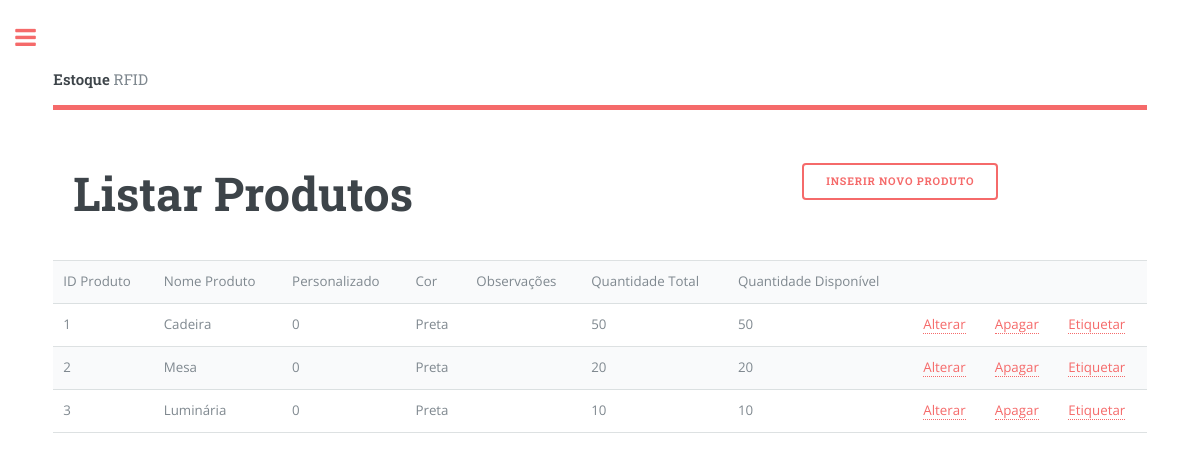
Screenshot of /produto_listar.php with the database file from the repository.
### tables this page shows
create table tbProduto (
	idProduto int NOT NULL AUTO_INCREMENT,
	nomeProd varchar (30) NOT NULL,
	personalizado  bit NOT NULL,
	cor  varchar (15) NOT NULL,
	obs  varchar (50),
	quantTotal int NOT NULL,
	quantDisponivel int NOT NULL,
	CONSTRAINT PK_IDPRODUTO PRIMARY KEY (idProduto)
);

### Model/Produto.php (called while the page is built, shortened)
<?php
class Produto {
  	private $idProduto;
    public function getIdProduto() {
        return $this->idProduto;
    }
}
?>

### Controller/ProdutoController.php (called while the page is built, shortened)
<?php
include_once "Model/Conexao.php";
class ProdutoController
{
    public function __construct(Conexao $db)
    {
        $this->db = $db;
    }
    public function Listar(Produto $produto) {
        if ($produto->getIdProduto() == NULL) {
           $SQL = $this->db->getConection()->query("SELECT * FROM tbProduto");
           return $SQL;
        } else {
           $SQL = $this->db->getConection()->query("SELECT * FROM tbProduto WHERE idProduto ='".$produto->getIdProduto()."'");
           return $SQL;
        }
     }
}
?>

### Model/Conexao.php (called while the page is built, shortened)
<?php
class Conexao
{
	private $host = "localhost";
	private $username = "root";
	private $password = "";
	private $database = "bd_rfid";
	private $conexao = null;
	public function getConection()
	{
		return $this->conexao;
	}
	private function conect()
	{
		$this->conexao = mysqli_connect(
			$this->host,
			$this->username,
			$this->password,
			$this->database
		);
	}
}

### produto_listar.php (the view, shortened to what this page needs)
<?php
include_once "Model/Conexao.php";
include_once "Model/Produto.php";
include_once "Controller/ProdutoController.php";
?>
<?php include_once 'header.php'; ?>
					<section>
						<header class="main">
							<div class="row">
								<div class="col-8">
									<h1>Listar Produtos</h1>
								</div>
								<div class="col-4">
									<a class="button" href="produto_inserir.php">Inserir Novo Produto</a>
									</div>
							</div>
						</header>
						<center>
							<table border=0>
								<tr>
									<td>ID Produto</td>
									<td>Nome Produto</td>
									<td>Personalizado</td>
									<td>Cor</td>
									<td>Observações</td>
									<td>Quantidade Total</td>
									<td>Quantidade Disponível</td>
									<td> </td>
									<td> </td>
									<td> </td>
								</tr>
								<?php
									$cn = new Conexao();
									$cp = new Produto();
									$pc = new ProdutoController($cn);
									$query = $pc->Listar($cp);
									while($reg = $query->fetch_array()) {
								?>
								<tr>
									<td> <?=$reg["idProduto"];?> </td>
									<td> <?=$reg["nomeProd"];?> </td>
									<td> <?=$reg["personalizado"];?> </td>
									<td> <?=$reg["cor"];?> </td>
									<td> <?=$reg["obs"];?> </td>
									<td> <?=$reg["quantTotal"];?> </td>
									<td> <?=$reg["quantDisponivel"];?> </td>
									<center>
										<td> <a href="produto_alterar.php?idProduto=<?=$reg["idProduto"];?>">Alterar</a> </td>
										<td> <a href="?idProduto=<?=$reg["idProduto"];?>&apagar=1">Apagar</a> </td>
										<td> <a href="produto_etiquetar.php?idProduto=<?=$reg["idProduto"];?>">Etiquetar</a> </td>
									</center>
								</tr>
								<?php
								}
								?>
							</table>
						</center>
					</section>
<?php include 'footer.php'; ?>

### header.php (shortened to what this page needs)
<!DOCTYPE HTML>
<html>
<head>
	<link rel="stylesheet" href="assets/css/main.css" />
</head>
<body class="is-preload">
	<div id="wrapper">
		<div id="main">
			<div class="inner">
				<header id="header">
					<a href="index.php" class="logo"><strong>Estoque</strong> RFID</a>
				</header>

### footer.php (shortened to what this page needs)
				</div>
			</div>
		</div>
	</body>
</html>

### rows the page displays
tbproduto: idProduto "1", nomeProd "Cadeira", personalizado "0", cor "Preta", quantTotal "50", quantDisponivel "50"
tbproduto: idProduto "2", nomeProd "Mesa", personalizado "0", cor "Preta", quantTotal "20", quantDisponivel "20"
tbproduto: idProduto "3", nomeProd "Luminária", personalizado "0", cor "Preta", quantTotal "10", quantDisponivel "10"
